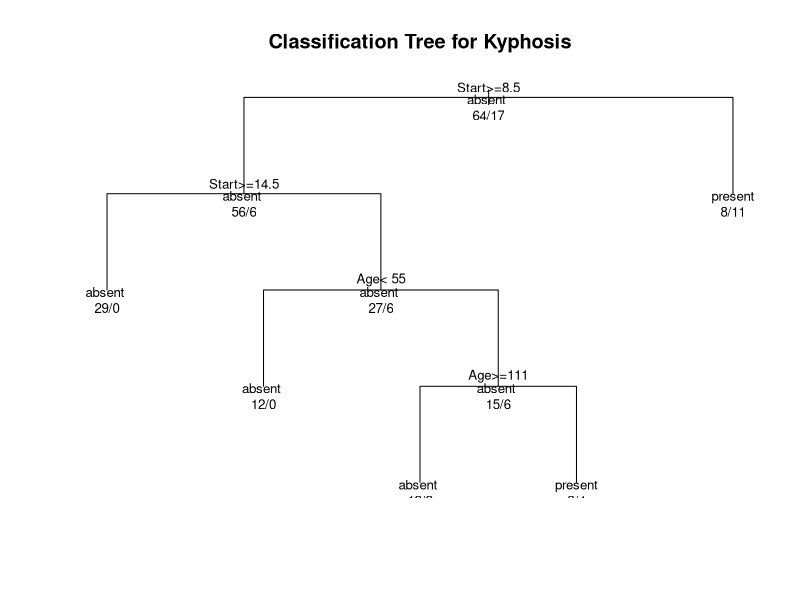
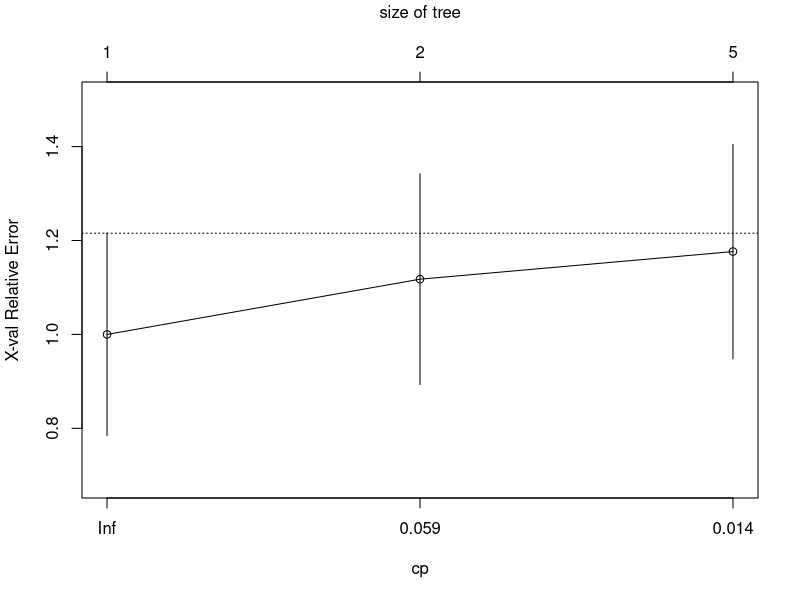

Source code (R) for these figures, in order:
##############################
# CART - decision tree 
##############################
library(rpart)
fit <- rpart(Kyphosis ~ Age + Number + Start, method = "class", 
             data = kyphosis, maxdepth = 5, minsplit = 20)
yhat <- predict(fit, kyphosis, type = "class")
plot(fit, uniform = TRUE, main = "Classification Tree for Kyphosis")
text(fit, use.n = TRUE, all = TRUE, cex = 0.8)

### Display Results 
printcp(fit)
### Visualize cross-validation results 
plotcp(fit) 

summary(fit)

### cp = complexity, higher number means smaller tree

##############################
# Random Forest
##############################
library(randomForest)
fit <- randomForest(Kyphosis ~ Age + Number + Start, data = kyphosis, ntree = 2000)
print(fit)
importance(fit) 

##############################
# Gini Index (palabara upside-down) 
##############################
## = w * [p * (1 - p)] 
## measures purity of node 
## if all y = 0, Gini = 0 
## if all y = 1, Gini = 0 
#
## bigger Gini = higher cost (want small Gini)
#
## if 10 rows, first row y = 0, & split at first node... 
## Gini has weights of nodes 
## first split has y1 = 0, y2 to y10 = [0, 1, 0, 1, 1, 1, 0, 1, 1]
### (1 / 10) * (0) + (9 / 10) * (3 / 9) = 0.004 
#
#
# Example Gini with: Y = [0, 0, 1, 0, 1, 1, 1, 0, 1, 1]
## If split at... [0, 0, 1, 0] SPLIT [1, 1, 1, 0, 1, 1]
## 4/10 * [(3/4) * (1/4)] + 6/10 * [(5/6) * (1/6)] 

##############################
# Entropy (upside-down V)
##############################
## p log(p) + (1 - p) log(1 - p)
